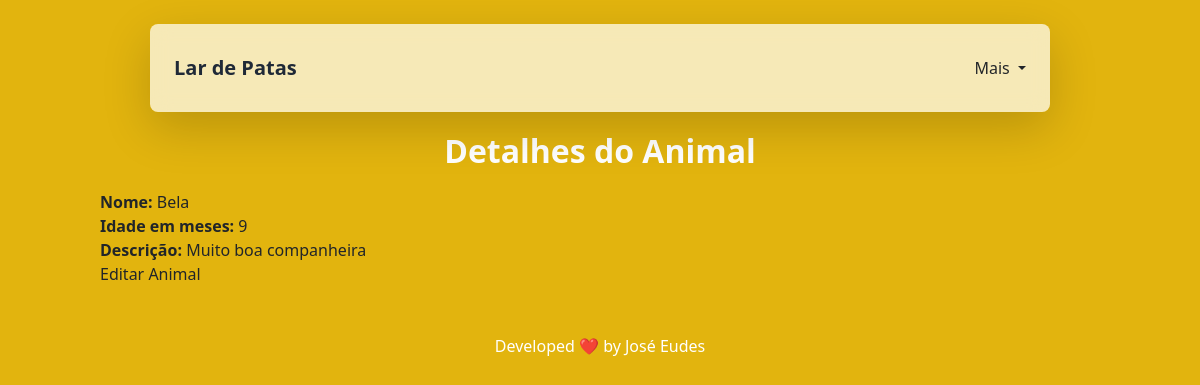
/animal/detalhes/8/ (signed in), run on the app's committed database.
### animais/models.py (models this page shows)
class Animal(models.Model):
    nome = models.CharField(max_length=100)
    idade_em_meses = models.IntegerField(validators=[validar_idade_em_meses], default=0 ) # idade em meses do animal
    raca = models.CharField(max_length=100)
    descricao = models.TextField()
    sexo = models.CharField(
        max_length=1,
        choices=[("M", "Macho"), ("F", "Fêmea")],
        default="M",
    )  # Sexo do Animal
    tutor = models.ForeignKey(
        'TutorAtual', on_delete=models.SET_NULL, null=True, related_name='animais'
    )  # Tutor associado ao animal (FK)

### animais/views.py (the view)
# urls.py: path('animal/detalhes/<int:pk>/', detalhes_animal, name='detalhes_animal'),
@login_required
def detalhes_animal(request, pk):
    animal = get_object_or_404(Animal, pk=pk)
    return render(request, 'detalhes_Animal.html', {'Animal': animal})

### animais/templates/detalhes_animal.html (shortened to what this page needs)
{% extends 'base.html' %}
{% block content %}
{% load static %}
<link href="{% static 'css/styles.css' %}" rel="stylesheet">
   <h2>Detalhes do Animal</h2>
   <p><strong>Nome:</strong> {{ Animal.nome }}</p>
   <p><strong>Idade em meses:</strong> {{ Animal.idade_em_meses }}</p>
   <p><strong>Descrição:</strong> {{ Animal.descricao }}</p>
   <a href="{% url 'atualizar_animal' Animal.pk %}">Editar Animal</a>
{% endblock %}

### static/css/styles.css (style rules this page uses)
h2 { font-size: 2rem; font-weight: bold; color: #ffffff; text-align: center; margin-bottom: 20px; margin-top: 60px; }
body { padding-top: 4.5rem; background: linear-gradient(135deg, #e2b40e 90%, #f88101 50%); min-height: 100vh; }

### data on the page
Animal: nome "Bela", idade_em_meses "9", descricao "Muito boa companheira"
